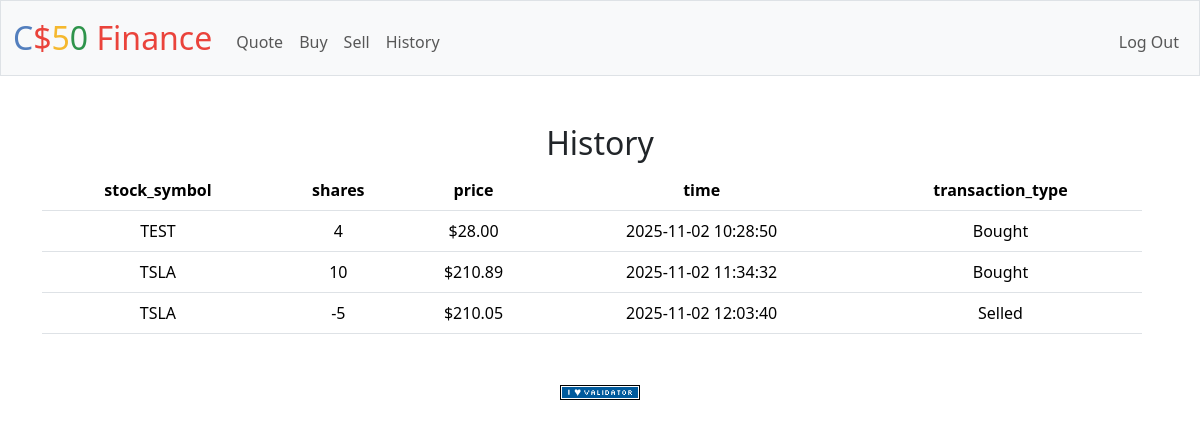
Screenshot of /history (signed in) with the database file from the repository.
### tables this page shows
CREATE TABLE purchase (user_id INTEGER NOT NULL, stock_symbol TEXT NOT NULL, shares INTEGER NOT NULL, price INTEGER NOT NULL, time INTEGER NOT NULL, transaction_type TEXT NOT NULL DEFAULT 'Bought', FOREIGN KEY(user_id) REFERENCES users(id));

### app.py (the view)
@app.route("/history")
@login_required
def history():
    table = db.execute("SELECT * FROM purchase UNION ALL SELECT * FROM selled ORDER BY time")
    for row in table:
        if row["transaction_type"] == "Selled":
            row["shares"] = -1 * int(row["shares"])
    return render_template("history.html", table=table)

### app.py (called while the page is built)
@app.after_request
def after_request(response):
    response.headers["Cache-Control"] = "no-cache, no-store, must-revalidate"
    response.headers["Expires"] = 0
    response.headers["Pragma"] = "no-cache"
    return response

### helpers.py (called while the page is built)
def login_required(f):
    @wraps(f)
    def decorated_function(*args, **kwargs):
        if session.get("user_id") is None:
            return redirect("/login")
        return f(*args, **kwargs)
    return decorated_function

def usd(value):
    return f"${value:,.2f}"

### templates/history.html (shortened to what this page needs)
{% extends "layout.html" %}
{% block main %}
    <h2>History</h2>
        <div class="d-flex align-items-start gap-3 me-3">
            <table class="table mb-0">
                <thead>
                    <tr>
                        <th>stock_symbol</th>
                        <th>shares</th>
                        <th>price</th>
                        <th>time</th>
                        <th>transaction_type</th>
                    </tr>
                </thead>
                <tbody>
                    {% for row in table %}
                        <tr>
                            <td>{{ row.stock_symbol }}</td>
                            <td>{{ row.shares }}</td>
                            <td>{{ row.price | usd }}</td>
                            <td>{{ row.time }}</td>
                            <td>{{ row.transaction_type }}</td>
                        </tr>
                    {% endfor %}
                </tbody>
            </table>
        </div>
{% endblock %}

### templates/layout.html (shortened to what this page needs)
<!DOCTYPE html>
<html lang="en">
    <head>
        <link href="https://cdn.jsdelivr.net/npm/bootstrap@5.3.3/dist/css/bootstrap.min.css" rel="stylesheet">
        <link href="/static/styles.css" rel="stylesheet">
    </head>
    <body>
        <nav class="bg-light border navbar navbar-expand-md navbar-light">
            <div class="container-fluid">
                <a class="navbar-brand" href="/"><span class="blue">C</span><span class="red">$</span><span class="yellow">5</span><span class="green">0</span> <span class="red">Finance</span></a>
                <div class="collapse navbar-collapse" id="navbar">
                    {% if session["user_id"] %}
                        <ul class="navbar-nav me-auto mt-2">
                            <li class="nav-item"><a class="nav-link" href="/quote">Quote</a></li>
                            <li class="nav-item"><a class="nav-link" href="/buy">Buy</a></li>
                            <li class="nav-item"><a class="nav-link" href="/sell">Sell</a></li>
                            <li class="nav-item"><a class="nav-link" href="/history">History</a></li>
                        </ul>
                        <ul class="navbar-nav ms-auto mt-2">
                            <li class="nav-item"><a class="nav-link" href="/logout">Log Out</a></li>
                        </ul>
                    {% else %}
                        <ul class="navbar-nav ms-auto mt-2">
                            <li class="nav-item"><a class="nav-link" href="/register">Register</a></li>
                            <li class="nav-item"><a class="nav-link" href="/login">Log In</a></li>
                        </ul>
                    {% endif %}
                </div>
            </div>
        </nav>
        <main class="container py-5 text-center">
            {% block main %}{% endblock %}
        </main>
        <footer class="mb-5">
            <form action="https://validator.w3.org/check" class="text-center" enctype="multipart/form-data" method="post" target="_blank">
                <input alt="Validate" src="/static/I_heart_validator.png" type="image">
            </form>
        </footer>
    </body>
</html>

### static/styles.css (style rules this page uses)
nav .navbar-brand { font-size: xx-large; }
nav .navbar-brand .blue { color: #537fbe; }
nav .navbar-brand .red { color: #ea433b; }
nav .navbar-brand .yellow { color: #f5b82e; }
nav .navbar-brand .green { color: #2e944b; }

### rows the page displays
purchase: stock_symbol "TEST", shares "4", price "$28.00", time "2025-11-02 10:28:50", transaction_type "Bought"
purchase: stock_symbol "TSLA", shares "10", price "$210.89", time "2025-11-02 11:34:32", transaction_type "Bought"

### other values shown
{{ row.stock_symbol }} "TSLA"
{{ row.shares }} "-5"
{{ row.price | usd }} "$210.05"
{{ row.time }} "2025-11-02 12:03:40"
{{ row.transaction_type }} "Selled"
